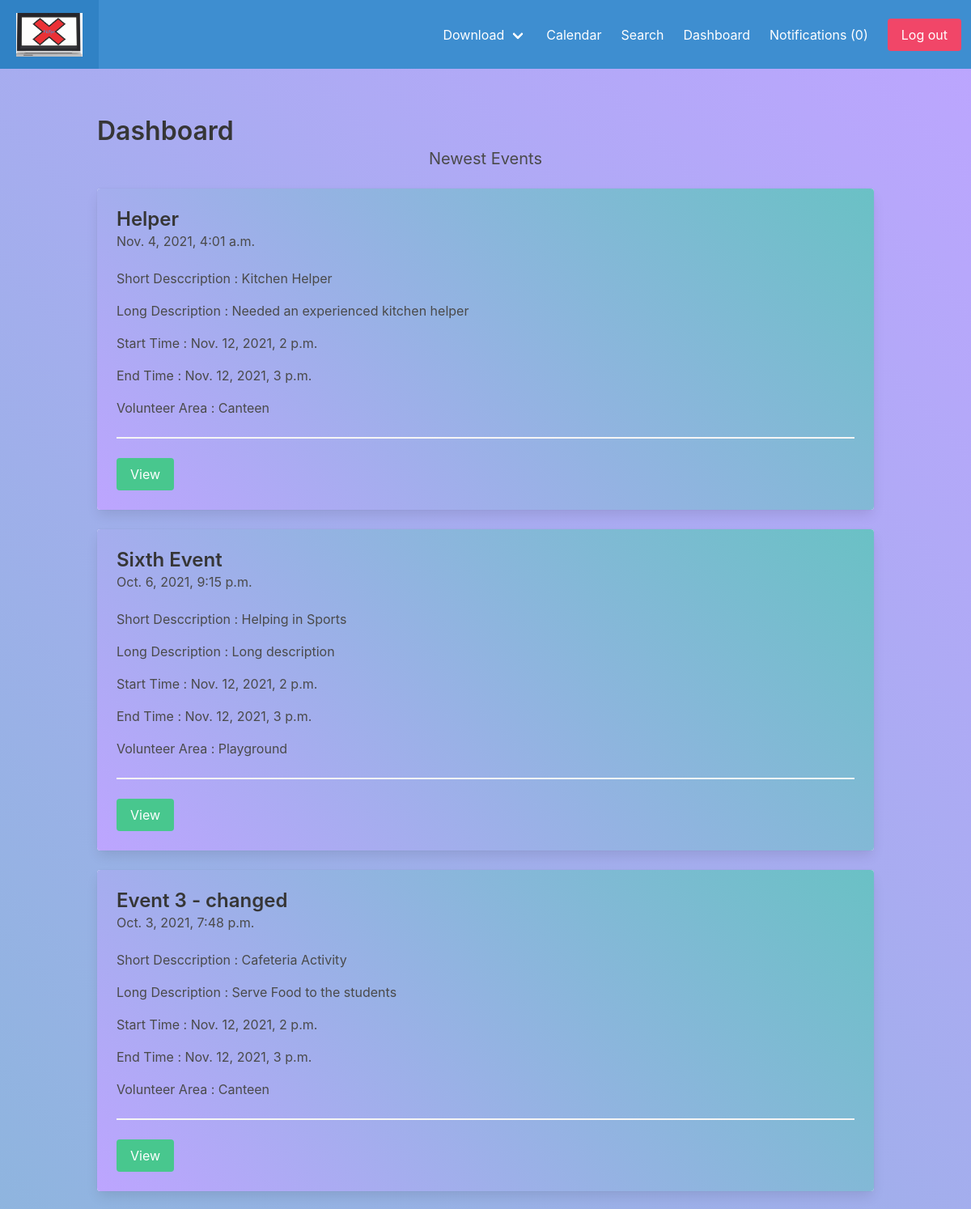
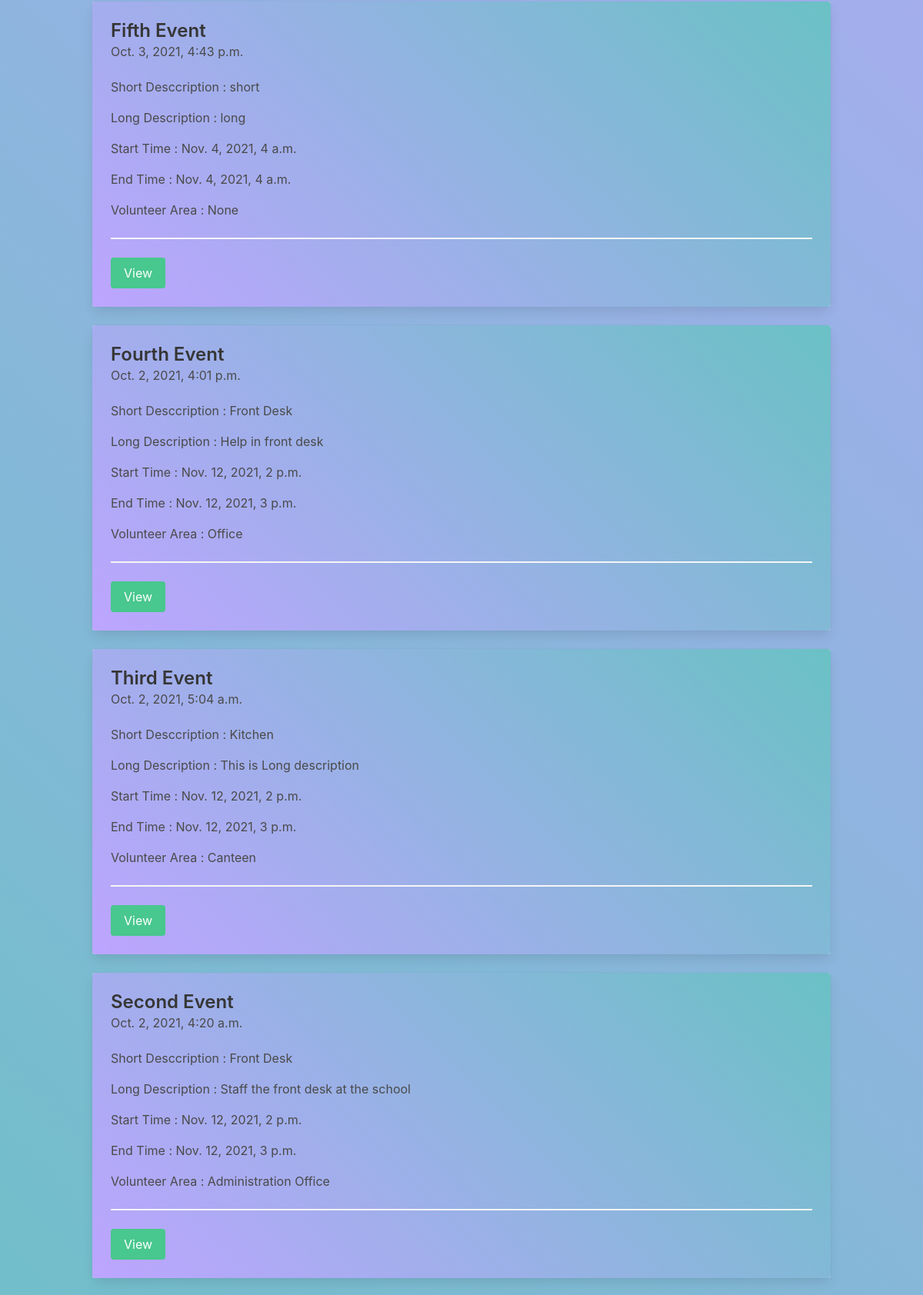
Page /app/ (signed in, upper part) on the committed database (2 pictures, top to bottom).
### apps/dashboard/models.py (models this page shows, shortened)
class Event(models.Model):
    ACTIVE = 'active'
    BOOKED = 'booked'
    ARCHIVED = 'archived'
    CHOICES_STATUS = (
        (ACTIVE, 'Active'),
        (BOOKED, 'Booked'),
        (ARCHIVED, 'Archived')
    )
    title = models.CharField(max_length=255)
    short_description = models.TextField()
    long_description = models.TextField(blank=True, null=True)
    start_time = models.DateTimeField()
    end_time = models.DateTimeField()
    volunteer_area = models.CharField(max_length=255, null=True)
    created_by = models.ForeignKey(User, related_name='events', on_delete=models.CASCADE)
    created_at = models.DateTimeField(auto_now_add=True)
    changed_at = models.DateTimeField(auto_now=True)
    status = models.CharField(max_length=20, choices=CHOICES_STATUS, default=ACTIVE)

### apps/dashboard/views.py (the view)
# urls.py: path('app/', include('apps.dashboard.urls')),
@login_required
def dashboard(request):
    events = Event.objects.filter(status=Event.ACTIVE).order_by('-created_at')[0:9]
    return render(request, 'dashboard/dashboard.html' , {'events': events})

### apps/notification/context_processors.py (called while the page is built)
def notifications(request):
    if request.user.is_authenticated:
        return {'notifications': request.user.notifications.filter(is_read=False)}
    else:
        return{'notifications': []}

### apps/dashboard/templates/dashboard/dashboard.html (shortened to what this page needs)
{% extends 'core/base.html' %}
{% block content %}
<div class="container">
    <h1 class="title">Dashboard</h1>
    <h2 class="subtitle has-text-centered">Newest Events</h2>
    {% for event in events %}
    <div class="columns">
            <div class="column is-12">
                <div class="card">
                    <div class="card-content">
                        <div class="media">
                            <div class="media-content">
                                <p class="title is-4">{{ event.title }}</p>
                                <p class="subtitle is-6">{{ event.created_at }}</p>
                            </div>
                        </div>
                        <div class="content">
                           <p>Short Desccription : {{ event.short_description }}</p>
                           <p>Long Description   : {{ event.long_description }}</p>
                           <p>Start Time         : {{ event.start_time }}</p>
                           <p>End Time           : {{ event.end_time }}</p>
                           <p>Volunteer Area     : {{ event.volunteer_area }}</p>
                            <hr>
                            <a href="{% url 'event_detail' event.id %} " class="button is-success">View</a>
                        </div>
                    </div>
                </div>
            </div>
            <br/><br/>
    </div>
    {% endfor %}
</div>
{% endblock %}

### apps/core/static/core/images/style.css (style rules this page uses)
h1 { color: rgb(7,12,17); }
html { height: 100%; }
body { background: linear-gradient(45deg,#6ac1c5, #bda5ff); min-height: 100%; }
a { color: #17a2b8; }
* { margin: 0; padding: 0; }

### apps/dashboard/templates/dashboard/dashboard.html (style rules this page uses)
.card-content { background: linear-gradient(45deg,#bda5ff,#6ac1c5); }

### apps/core/templates/core/base.html (style rules this page uses)
body { background: linear-gradient(45deg,#6ac1c5, #bda5ff); min-height: 100%; }

### rows in the picture
Event: title "Helper", created_at "Nov. 4, 2021, 4:01 a.m.", short_description "Kitchen Helper", long_description "Needed an experienced kitchen helper", start_time "Nov. 12, 2021, 2 p.m.", end_time "Nov. 12, 2021, 3 p.m.", volunteer_area "Canteen"
Event: title "Sixth Event", created_at "Oct. 6, 2021, 9:15 p.m.", short_description "Helping in Sports", long_description "Long description", start_time "Nov. 12, 2021, 2 p.m.", end_time "Nov. 12, 2021, 3 p.m.", volunteer_area "Playground"
Event: title "Event 3 - changed", created_at "Oct. 3, 2021, 7:48 p.m.", short_description "Cafeteria Activity", long_description "Serve Food to the students", start_time "Nov. 12, 2021, 2 p.m.", end_time "Nov. 12, 2021, 3 p.m.", volunteer_area "Canteen"
Event: title "Fifth Event", created_at "Oct. 3, 2021, 4:43 p.m.", short_description "short", long_description "long", start_time "Nov. 4, 2021, 4 a.m.", end_time "Nov. 4, 2021, 4 a.m.", volunteer_area "None"
Event: title "Fourth Event", created_at "Oct. 2, 2021, 4:01 p.m.", short_description "Front Desk", long_description "Help in front desk", start_time "Nov. 12, 2021, 2 p.m.", end_time "Nov. 12, 2021, 3 p.m.", volunteer_area "Office"
Event: title "Third Event", created_at "Oct. 2, 2021, 5:04 a.m.", short_description "Kitchen", long_description "This is Long description", start_time "Nov. 12, 2021, 2 p.m.", end_time "Nov. 12, 2021, 3 p.m.", volunteer_area "Canteen"
Event: title "Second Event", created_at "Oct. 2, 2021, 4:20 a.m.", short_description "Front Desk", long_description "Staff the front desk at the school", start_time "Nov. 12, 2021, 2 p.m.", end_time "Nov. 12, 2021, 3 p.m.", volunteer_area "Administration Office"

### other values in the picture
{{ notifications.count }} "0"
